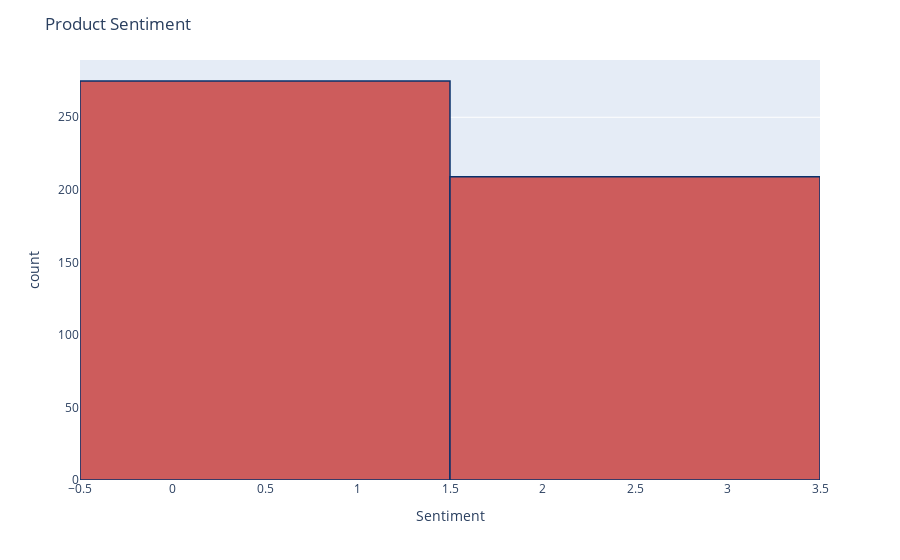

The notebook cell this image was saved under:
### Code cell
fig = px.histogram(sentiment_df, x="Sentiment")

fig.update_traces(marker_color="indianred",marker_line_color='rgb(8,48,107)',
                  marker_line_width=1.5)
fig.update_layout(title_text='Product Sentiment')
fig.show()

### Figure 1 — Plotly figure (JSON) as saved in the notebook; plotly's stock layout.template omitted (floating-point values rounded to 4 significant figures; data arrays with more than 128 entries replaced by an {"elided": "..."} marker saying what was removed)
{"data": [{"alignmentgroup": "True", "bingroup": "x", "hovertemplate": "Sentiment=%{x}<br>count=%{y}<extra></extra>", "legendgroup": "", "marker": {"color": "indianred", "line": {"color": "rgb(8,48,107)", "width": 1.5}, "pattern": {"shape": ""}}, "name": "", "offsetgroup": "", "orientation": "v", "showlegend": false, "type": "histogram", "x": {"elided": "1077 mixed values"}, "xaxis": "x", "yaxis": "y"}], "layout": {"barmode": "relative", "legend": {"tracegroupgap": 0}, "margin": {"t": 60}, "title": {"text": "Product Sentiment"}, "xaxis": {"anchor": "y", "domain": [0, 1], "title": {"text": "Sentiment"}}, "yaxis": {"anchor": "x", "domain": [0, 1], "title": {"text": "count"}}}}
